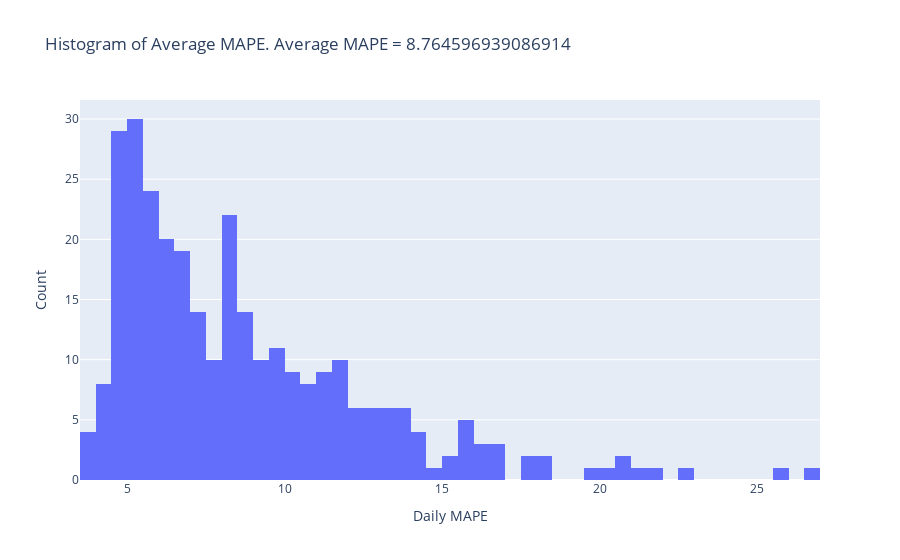

This figure's notebook cell:
### Code cell
import plotly.graph_objects as go

mapes=[]
for i in range(len(Y_pred)):
    mapes.append(mape(Y_pred[i],Y_test[i]))
mapes=np.array(mapes)
print("The mean MAPE is :",mapes.mean())
print("The median MAPE is : ", np.median(mapes))

fig = go.Figure(data=[go.Histogram(x=mapes, nbinsx=50)])
fig.update_layout(title=f'Histogram of Average MAPE. Average MAPE = {mapes.mean()}', xaxis_title='Daily MAPE', yaxis_title='Count')
fig.show()

### Figure 1 — Plotly figure (JSON) as saved in the notebook; plotly's stock layout.template omitted (floating-point values rounded to 4 significant figures; data arrays with more than 128 entries replaced by an {"elided": "..."} marker saying what was removed)
{"data": [{"nbinsx": 50, "type": "histogram", "x": {"elided": "306 float values"}}], "layout": {"title": {"text": "Histogram of Average MAPE. Average MAPE = 8.764596939086914"}, "xaxis": {"title": {"text": "Daily MAPE"}}, "yaxis": {"title": {"text": "Count"}}}}
